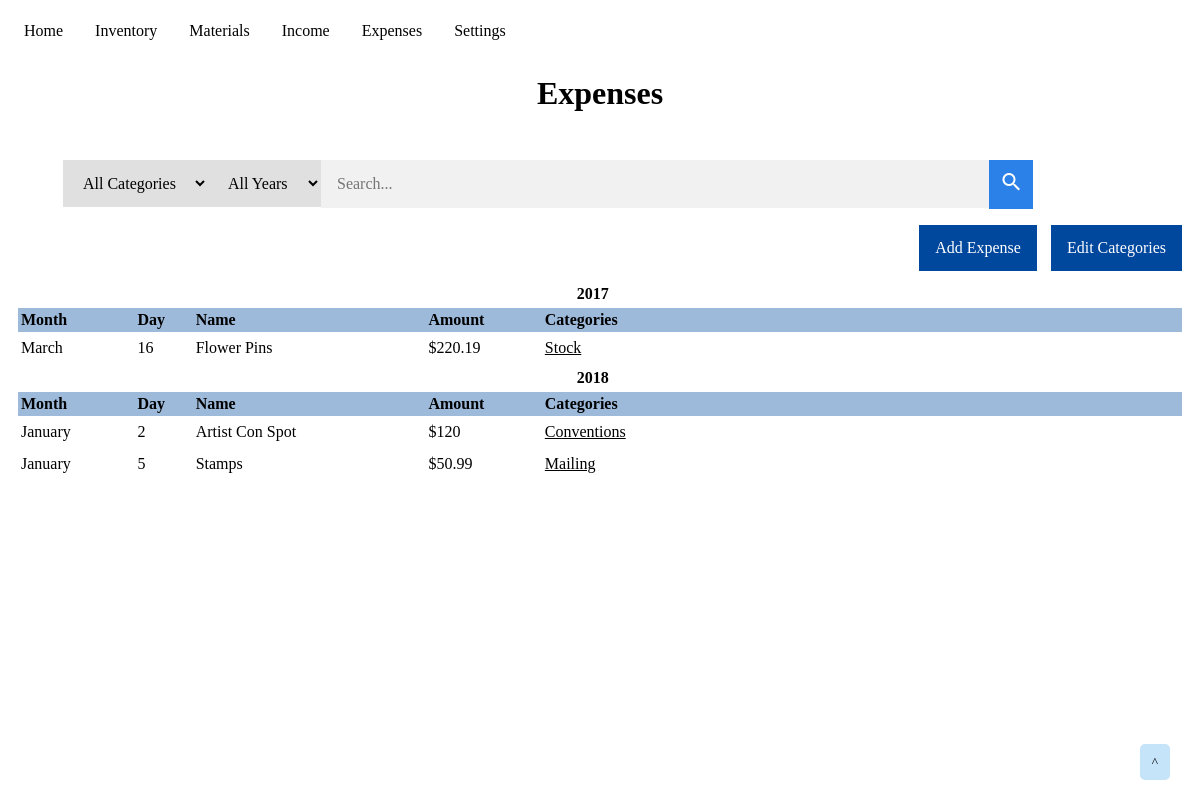
/expenses, run on the app's committed database.
### tables this page shows
CREATE TABLE store_expenses (
    expense_id INTEGER PRIMARY KEY AUTOINCREMENT,
    name TEXT NOT NULL,
    amount DECIMAL(10, 2) NOT NULL,
    expense_year INTEGER,
    expense_month INTEGER,
    expense_day INTEGER
);

CREATE TABLE expenses_categories (
    tag_id INTEGER PRIMARY KEY AUTOINCREMENT,
    name TEXT NOT NULL
);

### app.py (the view, shortened to what this page needs)
@app.route('/expenses', methods=('POST', 'GET'))
def expenses():
    expenses_categories = get_expenses_categories()
    expenses_connections = get_expenses_connections()
    expenses_items = get_expenses_items()
    expenses_items_filtered = organize_expenses(0, 0)
    return render_template('expenses_view.html', month_list=MONTH_LIST, expenses_items=expenses_items, expenses_categories=expenses_categories, expenses_connections=expenses_connections, expenses_items_filtered=expenses_items_filtered)

### app.py (called while the page is built)
def get_db_connection():
    conn = sqlite3.connect('database.db')
    conn.row_factory = sqlite3.Row
    return conn

def get_expenses_items():
    return organize_expenses(0, 0)

def get_expenses_categories():
    conn = get_db_connection()
    cur = conn.cursor()
    expenses_categories = cur.execute('SELECT * FROM expenses_categories').fetchall()
    conn.close()
    return expenses_categories

def get_expenses_connections():
    conn = get_db_connection()
    cur = conn.cursor()
    expenses_connections = cur.execute('SELECT * FROM expense_to_category').fetchall()
    conn.close()
    return expenses_connections

### templates/expenses_view.html (shortened to what this page needs)
{% extends 'base.html' %}
{% block content %}
    <h1>{% block title %}Expenses{% endblock %}</h1>
    <div class="menu">
        <ul class="menu-bar">
            <li class="menu-item menu-search">
                <form class="search-bar" method="post" action="">
                    <select name="category-search" class="search-category">
                        {% if selected_expenses_category == 0 %}
                            <option value="0" selected>All Categories</option>
                        {% else %}
                            <option value="0">All Categories</option>
                        {% endif %}
                    </select>
                    <select name="date-search" class="search-date">
                        {% if selected_expenses_date == 0 %}
                            <option value="0" selected>All Years</option>
                        {% else %}
                            <option value="0">All Years</option>
                        {% endif %}
                    </select>
                    <input type="text" placeholder="Search..." name="search-by" class="search-item">
                    <button type="submit" class="search-button"><i class="material-icons">search</i></button>
                </form>
            </li>
        </ul>
    </div>
    <div class="expenses-menu">
        <ul class="menu-bar menu-bar-items">
            <li class="menu-item menu-add">
                <a class="menu-item-link" href="{{ url_for('expenses_add_item') }}"><button class="menu-button">Add Expense</button></a>
            </li>
            <li class="menu-item menu-edit">
                <a class="menu-item-link" href="{{ url_for('expenses_edit_categories') }}"><button class="menu-button">Edit Categories</button></a>
            </li>
        </ul>
    </div>
    <div id="expenses">
        {% for year in expenses_items_filtered %}
            <div class="expense-year">
                {{ year[0]['expense_year'] }}
            </div>
            <div class="expenses-items">
                <table>
                    <tr>
                        <th class="th-not-edit th-month">Month</th>
                        <th class="th-not-edit th-day">Day</th>
                        <th class="th-not-edit th-name">Name</th>
                        <th class="th-not-edit th-amount">Amount</th>
                        <th class="th-not-edit th-categories">Categories</th>
                        <th class="th-edit"> </th>
                    </tr>
                    {% for item in year %}
                        <tr>
                            <td class="td-odd">{{ month_list[item['expense_month']] }}</td>
                            <td class="td-even">{{ item['expense_day'] }}</td>
                            <td class="td-odd">{{ item['name'] }}</td>
                            <td class="td-even">${{ item['amount'] }}</td>
                            <td class="td-odd">
                                {% for connection in expenses_connections %}
                                    {% if connection['expense_id'] == item['expense_id'] %}
                                        {% for category in expenses_categories %}
                                            {% if category['tag_id'] == connection['tag_id'] %}
                                                <u>{{ category['name'] }}</u>
                                            {% endif %}
                                        {% endfor %}
                                    {% endif %}
                                {% endfor %}
                            </td>
                            <td class="td-even"><a href="{{ url_for('expenses_edit_item', expense_id=item['expense_id']) }}"><button class="hover-edit-item form-button">Edit</button></a></td>
                        </tr>
                {% endfor %}
                </table>
            </div>
        {% endfor %}
    </div>
{% endblock %}

### static/css/home-style.css (style rules this page uses)
* { font-family: "Tahoma"; box-sizing: border-box; }

### static/css/inventory-style.css (style rules this page uses)
h1 { border: 2 px solid; text-align: center; }
.menu { padding: 10px; margin: 5px; }
.menu-bar { list-style-type: none; }
.menu-bar-items { float: right; }
.menu-item { display: inline; }
.menu-button { background-color: #00479E; padding: 14px 16px; margin-right: 10px; border: none; color: white; font-size: 16px; }
.search-category { padding: 14px 16px; border: none; background-color: #E0E0E0; font-size: 16px; float: left; }
.search-date { padding: 14px 16px; border: none; background-color: #E0E0E0; font-size: 16px; float: left; }
.search-item { width: 60%; padding: 15px 16px; font-size: 16px; border: none; float: left; background: #f1f1f1; }
.search-button { float: left; padding: 10px; background: #2C81E8; color: white; font-size: 17px; border: none; cursor: pointer; }
i { font-size: 11px; }

### static/css/income-style.css (style rules this page uses)
.expense-year { text-align: left; padding-left: 48%; padding-top: 5px; padding-bottom: 5px; font-weight: bold; }
.expenses-menu { margin-bottom: 100px; }
#expenses { padding: 10px; }
table { border-collapse: collapse; width: 100%; }
th { text-align: left; padding: 3px; background-color: #9EBADB; }
.th-month { wdith: 10%; }
.th-day { width: 5%; }
.th-name { width: 20%; }
.th-amount { width: 10%; }
.th-categories { width: 50%; }
.th-edit { width: 5%; }
td { text-align: left; padding: 3px; }

### data on the page
store_expenses: expense_year "2017", expense_month "March", expense_day "16", name "Flower Pins", amount "220.19"
expenses_categories: name "Stock"
store_expenses: expense_year "2018", expense_month "January", expense_day "2", name "Artist Con Spot", amount "120"
expenses_categories: name "Conventions"
store_expenses: expense_month "January", expense_day "5", name "Stamps", amount "50.99"
expenses_categories: name "Mailing"
